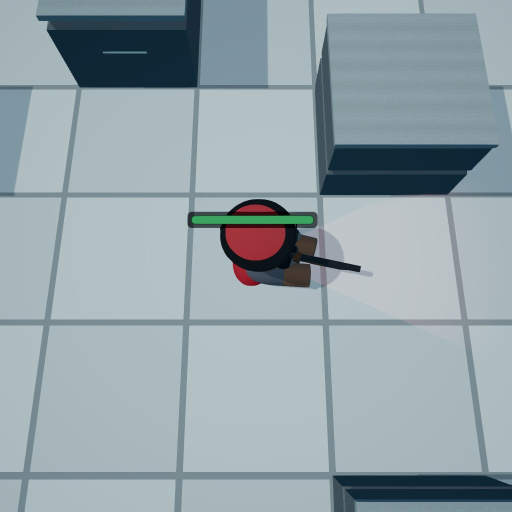
#> input picture Captures/AbilityJuice/shots/r2/hitreact/f0023.jpg, 1024 x 1024 px, given in place of f0008.jpg, which was not available (shown at 1/2 size)
$ python _c3_hr_zoom.py
#> lines starting #> are read from the running program, lines starting #| are printed output that depends on the picture; after the words box and inside, x2 and y2 are one past the last pixel; in counts of white or black regions, pixels touching at a corner belong together; long printed decimals are rounded; pictures that were not available may be replaced by others from this repository, and a replacement may not be noted
import numpy as np
from PIL import Image

D = 'Captures/AbilityJuice/shots/r2/hitreact/f%04d.jpg'
D1 = 'Captures/AbilityJuice/shots/r1/hitreact/f%04d.jpg'

# full frame of rest, to locate the unit
a = np.asarray(Image.open(D % 8).convert('RGB')).astype(np.float32)
r, g, b = a[..., 0], a[..., 1], a[..., 2]
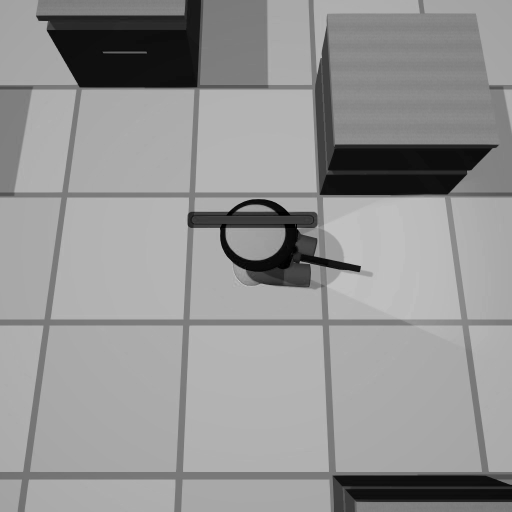
#> r: shape (1024, 1024) float32 (shown at 1/2 size); min 0, max 204, mean 147.4
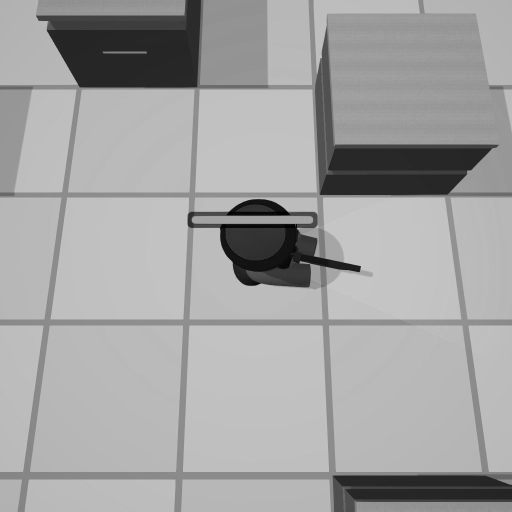
#> g: shape (1024, 1024) float32 (shown at 1/2 size); min 0, max 204, mean 162.5
redness = r - b
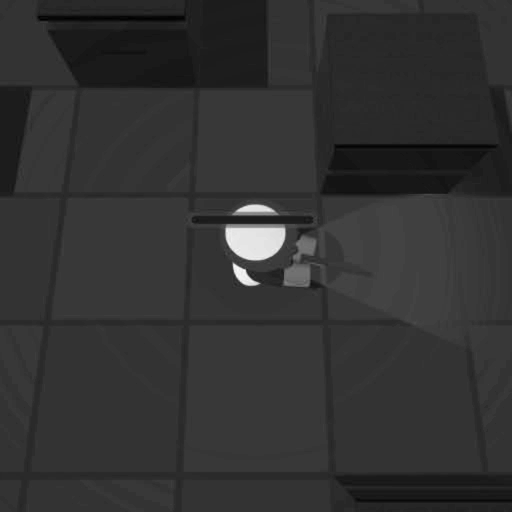
#> redness: shape (1024, 1024) float32 (shown at 1/2 size); min -55, max 118, mean -20.8; drawn with min black and max white
ys, xs = np.where(redness > 40)
#> ys = 8796 values from 409 to 571; xs = 8796 values, max 570 at index 1706, min 451 at index 1349, mean 507.3
print('red blob bbox y', ys.min(), ys.max(), 'x', xs.min(), xs.max(), 'n', len(ys))
#| red blob bbox y 409 571 x 451 570 n 8796
print('centroid', ys.mean(), xs.mean())
#| centroid 483.048 507.275

# green health bar
greenish = (g - r > 30) & (g - b > 30)
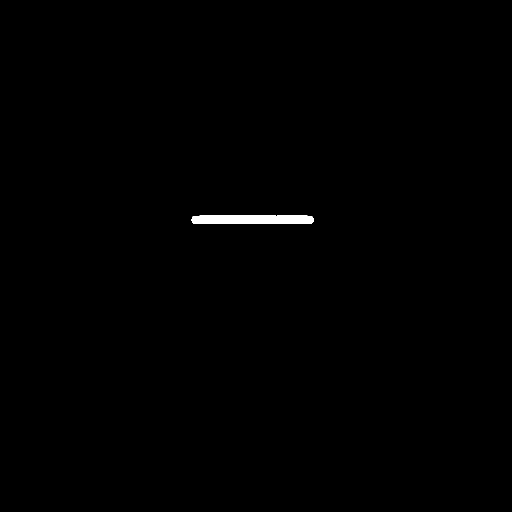
#> greenish: shape (1024, 1024) bool (shown at 1/2 size); 0.39% white; 1 white region, box (x1, y1, x2, y2) and area: (383, 431, 627, 448) 4078
ys2, xs2 = np.where(greenish)
#> ys2 = 4078 values from 431 to 447; xs2 = 4078 values, max 626 at index 1416, min 383 at index 1660, mean 504.8
print('green bar bbox y', ys2.min(), ys2.max(), 'x', xs2.min(), xs2.max(), 'n', len(ys2))
#| green bar bbox y 431 447 x 383 626 n 4078

CY, CX, H = 500, 512, 220
box = (CX-H, CY-H, CX+H, CY+H)
for tag, path in (('r2', D), ('r1', D1)):
    tiles = []
    for f in (8, 12, 13, 14, 15, 26):
        im = Image.open(path % f).convert('RGB').crop(box).resize((330, 330), Image.NEAREST)
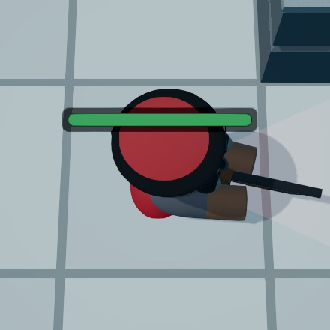
#> im: PIL image 330x330 RGB; mean R, G, B 147.6, 157.2, 160.8
#> (the run stopped early here; a loop or call above may not have finished)
